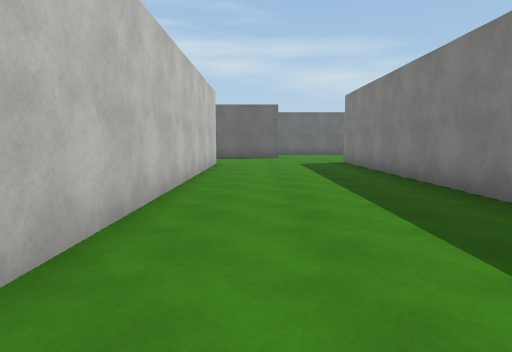
[1] (above)

20 first-person views from a walk through a Unity game level. The camera is 1.4 m above the floor, tilts 6° down and sees 75° across. The floor is counted in squares, 2 m on a side. Each view is taken from the middle of a square. On the plan, view 1 faces up. The plan holds only what a view shows up to about 10 squares ahead; the rest is blank. The place goes on beyond the plan. The player is left out. Surface patterns are stand-ins for the level's own textures.

[2]
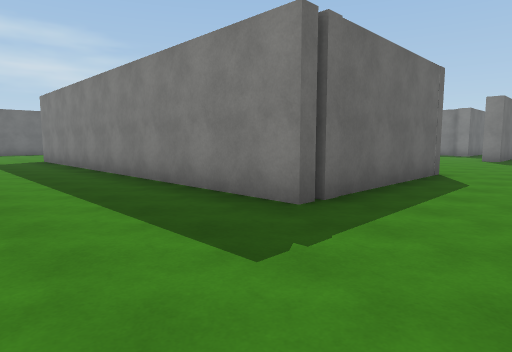

[3]
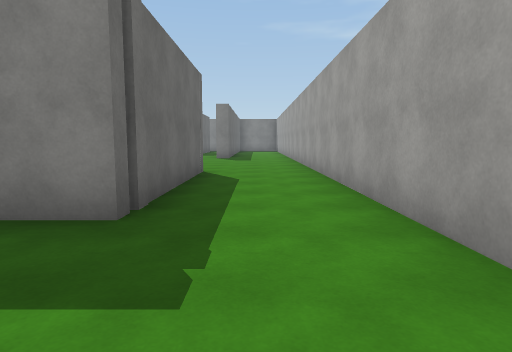

[4]
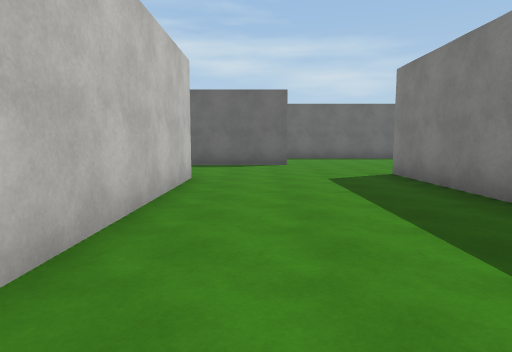

[5]
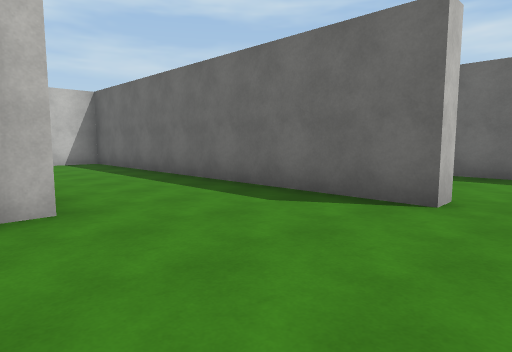

[6]
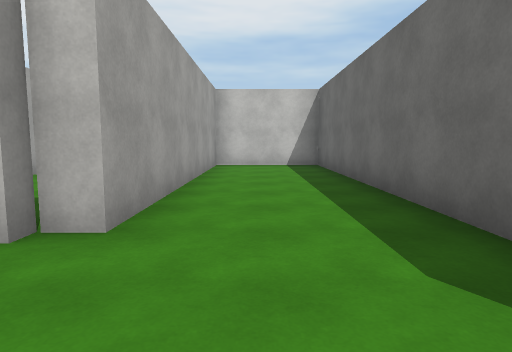

[7]
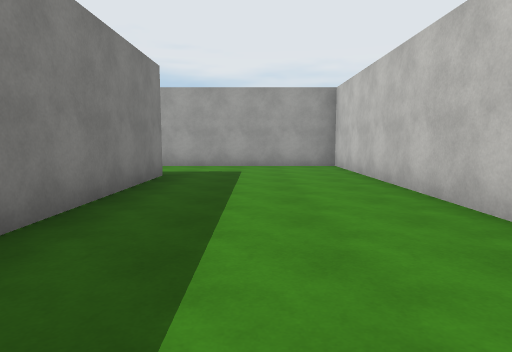

[8]
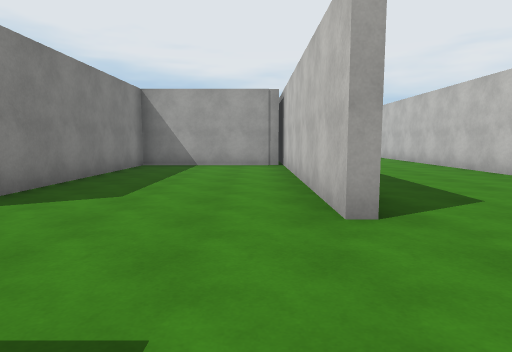

[9]
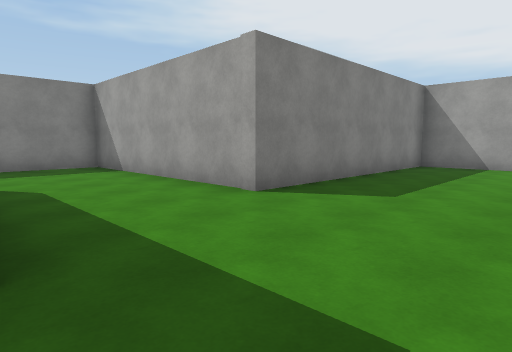

[10]
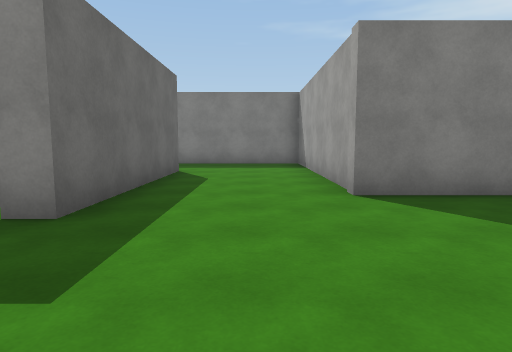

[11]
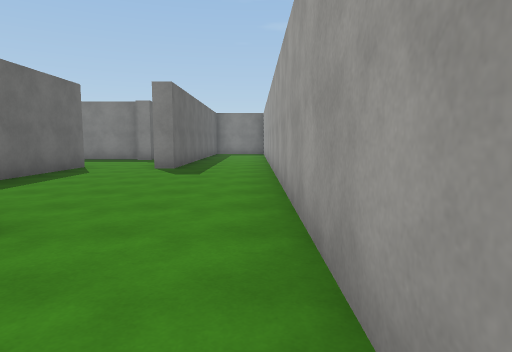

[12]
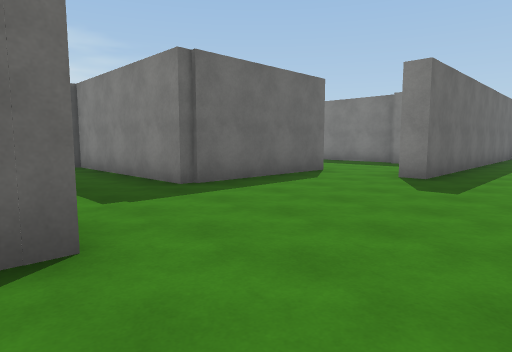

[13]
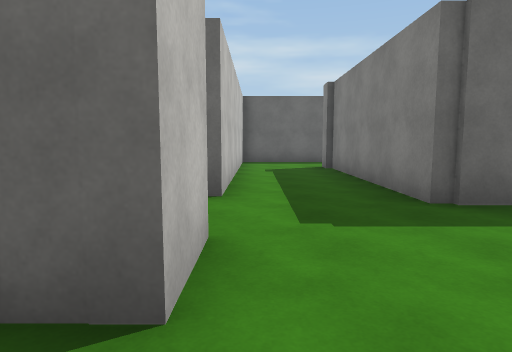

[14]
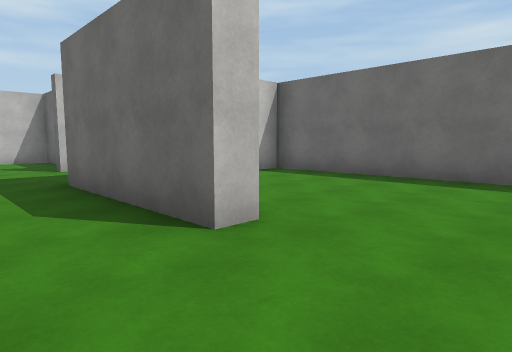

[15]
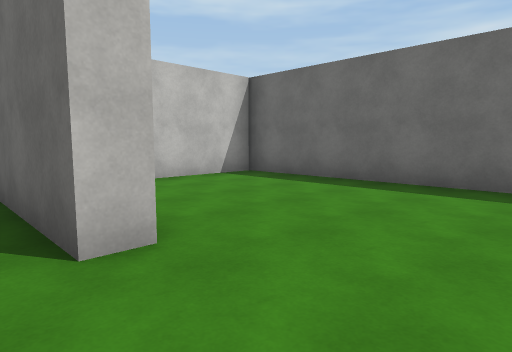

[16]
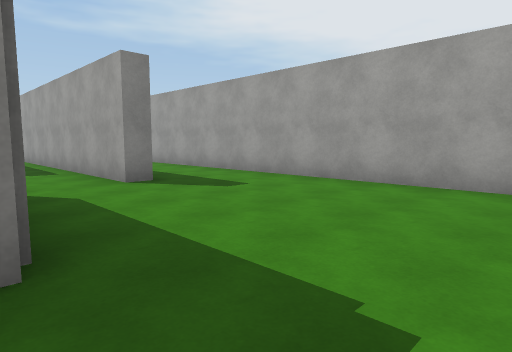

[17]
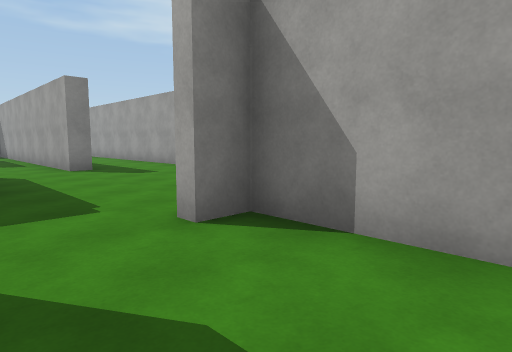

[18]
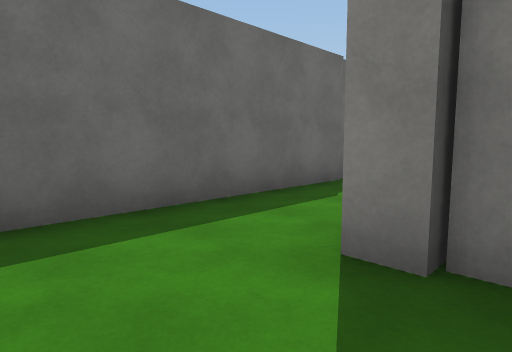

[19]
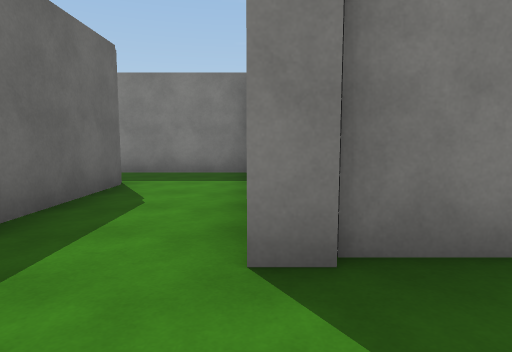

[20]
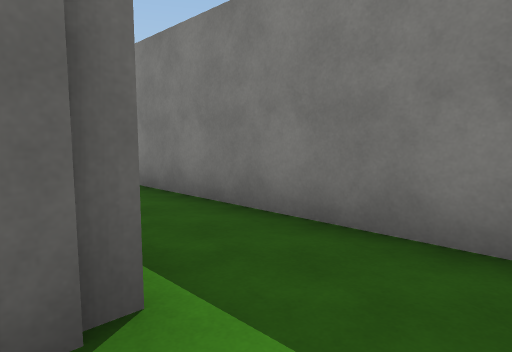

### Floor plan
Ten units are one square. View 1 is at (0, 0); x grows to the right and y downward. Boxes are objects, and circles mark ways between rooms. Rooms are numbered by the first view taken in them; rooms with no view inside come last. Other rooms are left out.
<svg viewBox="-92 -149 262 178">
<path fill="none" stroke="#000" d="M9 -138 -87 -138 -87 -109 -15 -109 -15 -103 -12 -103 -12 24 85 24M77 -2 29 -2 29 -111M32 -111 32 -40M109 -138 60 -138 60 -144M9 -144 9 -138M32 -43 73 -43 73 -107 133 -107 133 -129M139 -26 100 -26 100 -81M85 24 165 24M52 -7 73 -7 73 -14 77 -14 77 -2M165 -2 135 -2 135 -7 145 -7M77 -89 77 -31M136 -102 84 -102M139 -31 139 -26M154 -76 98 -76M145 -7 165 -7M103 -75 103 -50M154 -81 154 -141"/>
<circle cx="20" cy="-123" r="3" fill="#2a7"/>
<circle cx="75" cy="15" r="3" fill="#2a7"/>
<circle cx="135" cy="-15" r="3" fill="#2a7"/>
<circle cx="130" cy="-90" r="3" fill="#2a7"/>
<text x="0" y="-60">1</text>
<text x="70" y="-110">2</text>
<text x="100" y="-20">3</text>
<text x="140" y="-50">4</text>
<text x="140" y="-120">5</text>
</svg>
Room 1 opens to room 2. Room 1 opens to room 3. Room 3 opens to room 4. Room 3 opens to room 5.

Where each view was taken, in squares from view 1:
view 1: 0 up, 0 right, facing up
view 2: 2 down, 0 right, facing up-right
view 3: 1 down, 0 right, facing right
view 4: 4 up, 0 right, facing up
view 5: 10 up, 2 right, facing up-left
view 6: 12 up, 1 right, facing left
view 7: 7 up, 1 right, facing down
view 8: 14 up, 4 right, facing down
view 9: 14 up, 4 right, facing down-right
view 10: 12 up, 3 right, facing right
view 11: 2 down, 5 right, facing right
view 12: 2 down, 7 right, facing up-right
view 13: 1 down, 8 right, facing up
view 14: 1 up, 16 right, facing up-left
view 15: 2 up, 16 right, facing up-left
view 16: 3 up, 8 right, facing down-right
view 17: 3 up, 5 right, facing down-right
view 18: 7 up, 8 right, facing up-right
view 19: 8 up, 8 right, facing right
view 20: 9 up, 13 right, facing up-right
